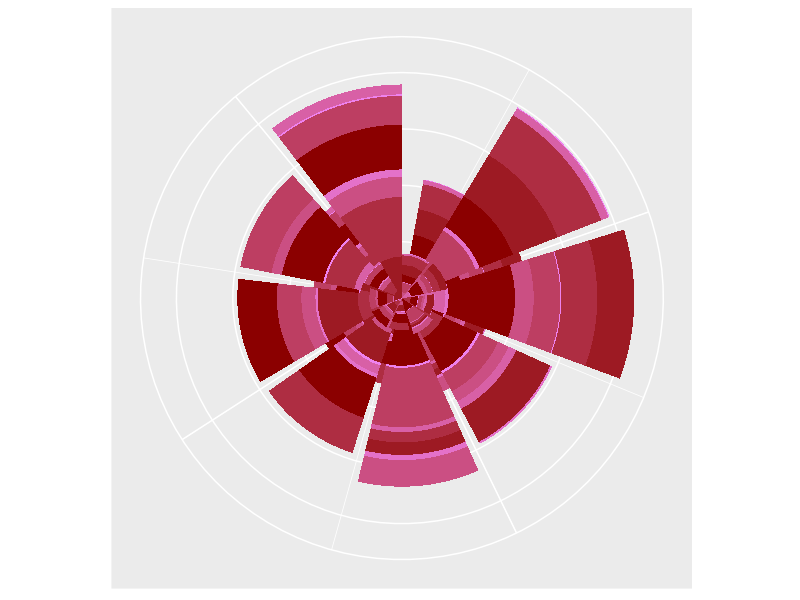

The R script that drew this image:

library(ggplot2)

data(OrchardSprays)

p<- ggplot(data=OrchardSprays,aes(x=colpos ,y= decrease,fill=as.integer(treatment) ))+
  geom_bar(stat="identity")+
  coord_polar()+
  scale_fill_gradient(low="violet", high="red4")+ 
  theme(axis.title.x=element_blank(), axis.text.x=element_blank(),
        axis.ticks.x=element_blank(), axis.title.y=element_blank(), 
        axis.text.y=element_blank(),axis.ticks.y=element_blank())+
  guides(fill=FALSE)

Orchards2 <- OrchardSprays
Orchards2$colpos<- Orchards2$colpos+0.5
Orchards2$decrease <- Orchards2$decrease*runif(1)*2

p <- p + geom_bar(data=Orchards2,aes(x=colpos ,y= decrease,fill=as.integer(treatment) ), stat="identity")

Orchards3 <- OrchardSprays
Orchards3$colpos<- Orchards3$colpos-0.25
Orchards3$decrease <- Orchards3$decrease*runif(1)*1.4

p <- p + geom_bar(data=Orchards3,aes(x=colpos ,y= decrease,fill=as.integer(treatment) ), stat="identity")
